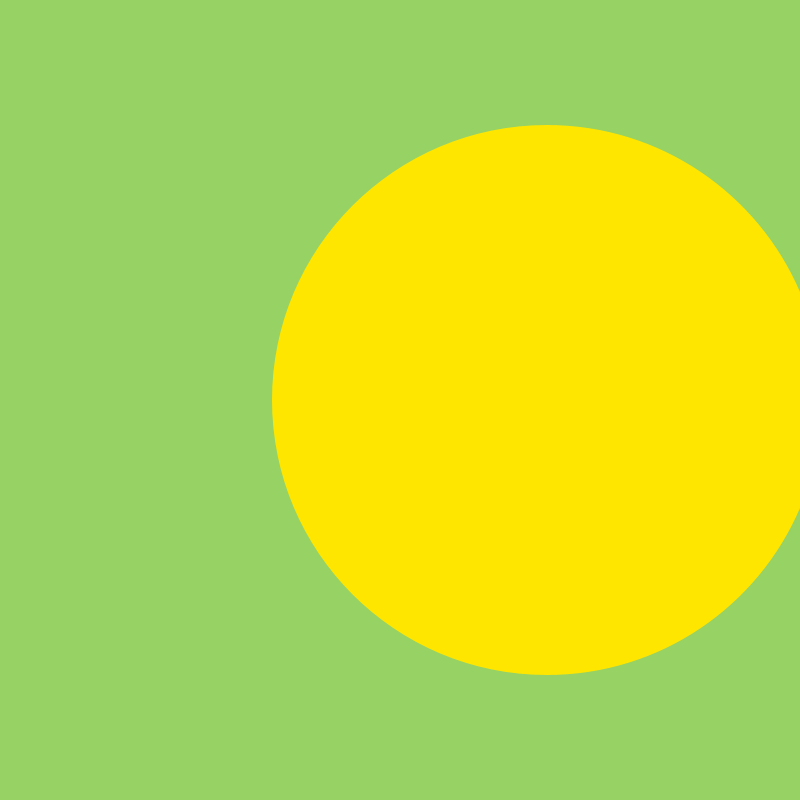
Frame 1 (no input)
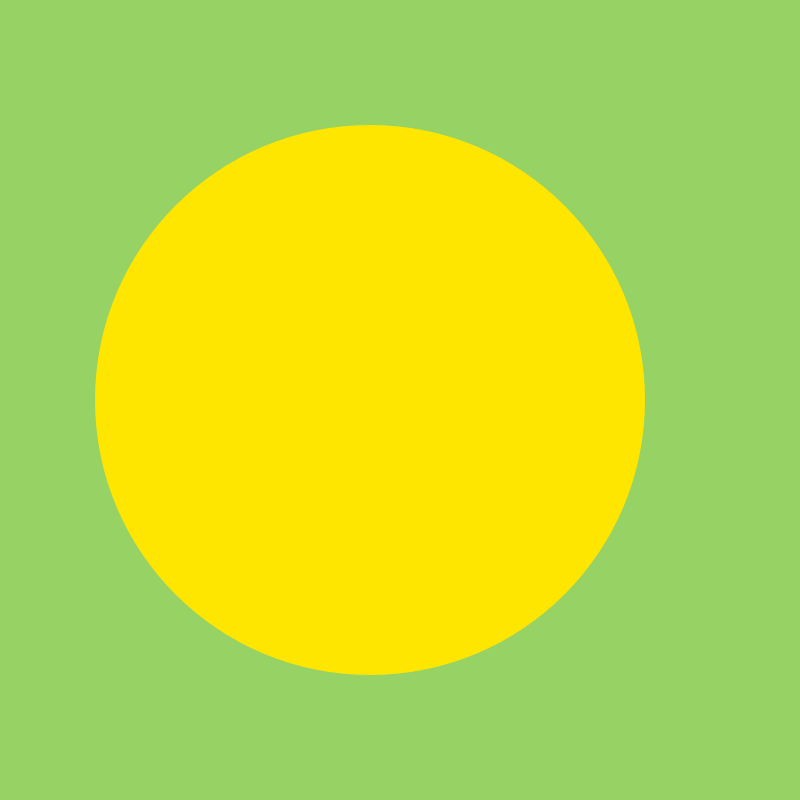
Frame 60 (the mouse pressed at the canvas centre just before this capture)
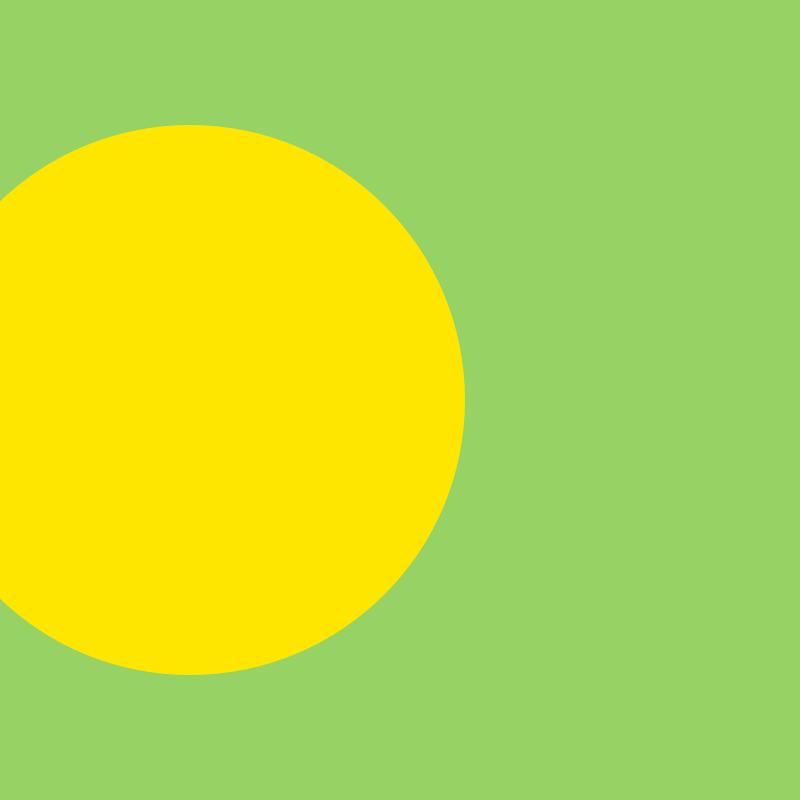
Frame 120 (the mouse held since frame 60 and released just before this capture)

The Processing sketch that drew these frames (run headless with seeded random() and noise(); from frame 60 on, the mouse is pressed at the canvas centre):

// Processing sketch: intro_2
// ── intro_2.pde
int circlePosition; //INTEGER > whole number
float speed; //FLOATING POINT > decimal number

// 
void setup() { // ONCE
  size(800, 800);

  circlePosition = 547; //GIVING A VALUE
  speed = 2.5;
  // RGB model > 
  //Red (0-255), Green (0-255), Blue (0-255)
}

void draw() { // HAPPENS EVERY FRAME
  background(150, 210, 100);

  fill(255, 230, 0);

  noStroke();
  ellipse(circlePosition, 400, 550, 550);
  
  circlePosition -= speed;
  
  if(circlePosition < 0){
   //DO STH 
   //println("the circle is out of the screen!!!");
   
   speed = random(-100.0, -1);
   
  }else if(circlePosition > 800){
    speed = random(1.0, 100);
  }else{
   //DO STH ELSE 
   //println("the circle is STILL on the screen!!!");
  }
}
